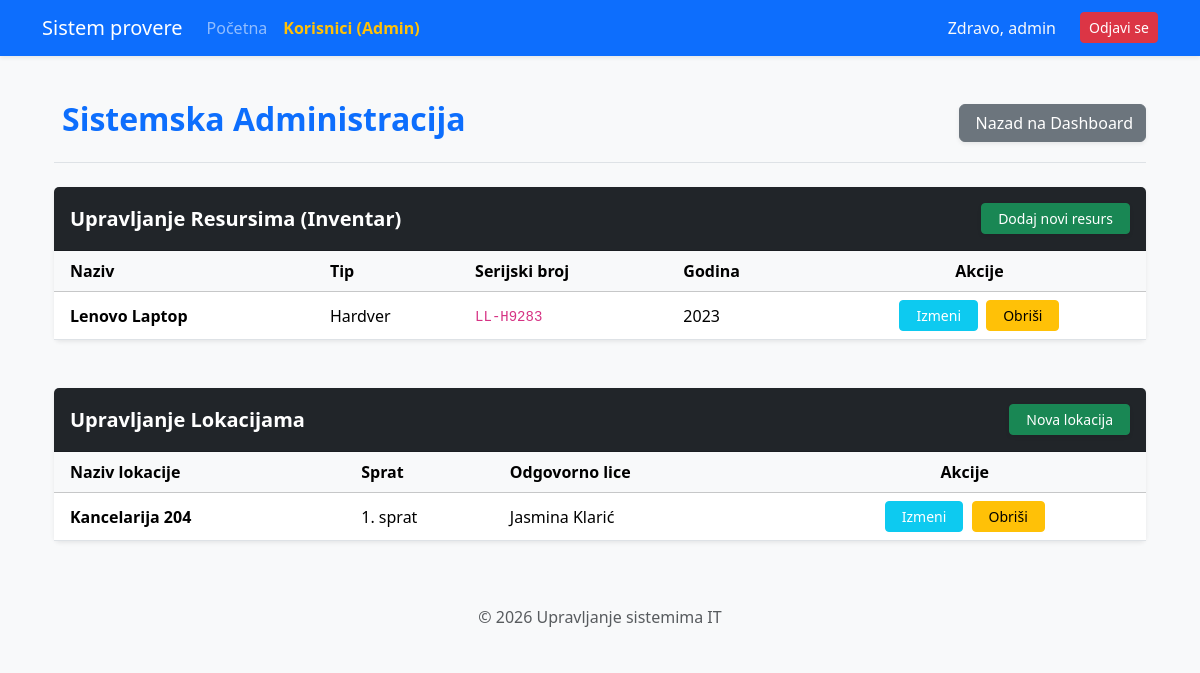
/administracija (signed in), run on an earlier commit of the app's database.
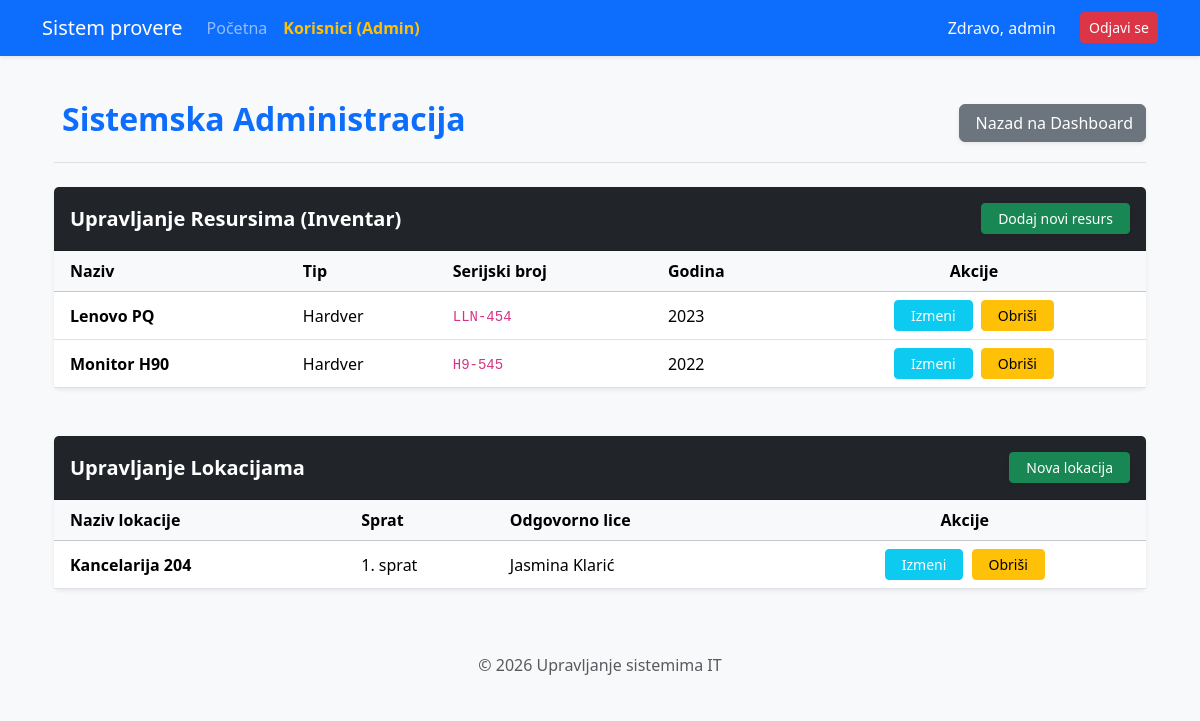
And on a later commit of the database.
### alchemy_classes.py (models this page shows)
class Resurs(db.Model):
    __tablename__ = "resurs"
    id: Mapped[int] = mapped_column(Integer, primary_key=True)
    naziv: Mapped[str] = mapped_column(String(100), nullable=False)
    tip: Mapped[str] = mapped_column(String(50))
    serijski_broj: Mapped[str] = mapped_column(String(100), unique=True)
    godina_nabavke: Mapped[int] = mapped_column(Integer)
    statusi: Mapped[list["StatusResursa"]] = relationship("StatusResursa", back_populates="resurs")

class Lokacija(db.Model):
    __tablename__ = "lokacija"
    id: Mapped[int] = mapped_column(Integer, primary_key=True)
    naziv: Mapped[str] = mapped_column(String(100), nullable=False)
    sprat: Mapped[str] = mapped_column(String(50), nullable=True)
    odgovorno_lice: Mapped[str] = mapped_column(String(100))
    izvestaji: Mapped[list["StatusResursa"]] = relationship("StatusResursa", back_populates="lokacija")

### main.py (the view)
@app.route("/administracija", methods=["GET", "POST"])
@login_required
def admin_page():
    all_resources = db.session.execute(db.select(Resurs)).scalars().all()
    all_locations = db.session.execute(db.select(Lokacija)).scalars().all()
    return render_template("administracija.html", resursi=all_resources, lokacije=all_locations)

### main.py (called while the page is built)
@login_manager.user_loader
def load_user(user_id):
    return db.get_or_404(User, user_id)

### templates/administracija.html (shortened to what the changed rows need)
{% extends "base.html" %}
{% block content %}
<div class="container py-4">
    <div class="d-flex justify-content-between align-items-center mb-4 border-bottom pb-3">
        <h2 class="fw-bold text-primary">Sistemska Administracija</h2>
    </div>
    <div class="card shadow-sm border-0 mb-5">
        <div class="card-body p-0">
            <div class="table-responsive">
                <table class="table table-hover align-middle mb-0">
                    <thead class="table-light">
                        <tr>
                            <th class="ps-3">Naziv</th>
                            <th>Tip</th>
                            <th>Serijski broj</th>
                            <th>Godina</th>
                            <th class="text-center">Akcije</th>
                        </tr>
                    </thead>
                    <tbody>
                        {% for r in resursi %}
                        <tr>
                            <td class="ps-3 fw-bold">{{ r.naziv }}</td>
                            <td>{{ r.tip }}</td>
                            <td><code>{{ r.serijski_broj or "/" }}</code></td>
                            <td>{{ r.godina_nabavke }}</td>
                            <td class="text-center">
                                <a href="{{ url_for('add_resource', id=r.id) }}" class="btn btn-info btn-sm text-white px-3 me-1">
                                    Izmeni
                                </a>
                                <a href="{{ url_for('delete_resource', id=r.id) }}" class="btn btn-warning btn-sm px-3" onclick="return confirm('Obrisati?')">
                                    Obriši
                                </a>
                            </td>
                        </tr>
                        {% endfor %}
                    </tbody>
                </table>
            </div>
        </div>
    </div>
    <div class="card shadow-sm border-0 mb-4">
        <div class="card-body p-0">
            <div class="table-responsive">
                <table class="table table-hover align-middle mb-0">
                    <thead class="table-light">
                        <tr>
                            <th class="ps-3">Naziv lokacije</th>
                            <th>Sprat</th>
                            <th>Odgovorno lice</th>
                            <th class="text-center">Akcije</th>
                        </tr>
                    </thead>
                    <tbody>
                        {% for l in lokacije %}
                        <tr>
                            <td class="ps-3 fw-bold">{{ l.naziv }}</td>
                            <td>{{ l.sprat or "/" }}</td>
                            <td>{{ l.odgovorno_lice }}</td>
                            <td class="text-center">
                                <a href="{{ url_for('add_location', id=l.id) }}" class="btn btn-info btn-sm text-white px-3 me-1">
                                    Izmeni
                                </a>
                                <a href="{{ url_for('delete_location', id=l.id) }}" class="btn btn-warning btn-sm px-3" onclick="return confirm('Obrisati?')">
                                    Obriši
                                </a>
                            </td>
                        </tr>
                        {% endfor %}
                    </tbody>
                </table>
            </div>
        </div>
    </div>
</div>
{% endblock %}

What changed in the data, as far as the page shows it:
changed Resurs: naziv "Lenovo Laptop" → "Lenovo PQ"; serijski_broj "LL-H9283" → "LLN-454"
added Resurs: naziv "Monitor H90", tip "Hardver", serijski_broj "H9-545", godina_nabavke "2022"
